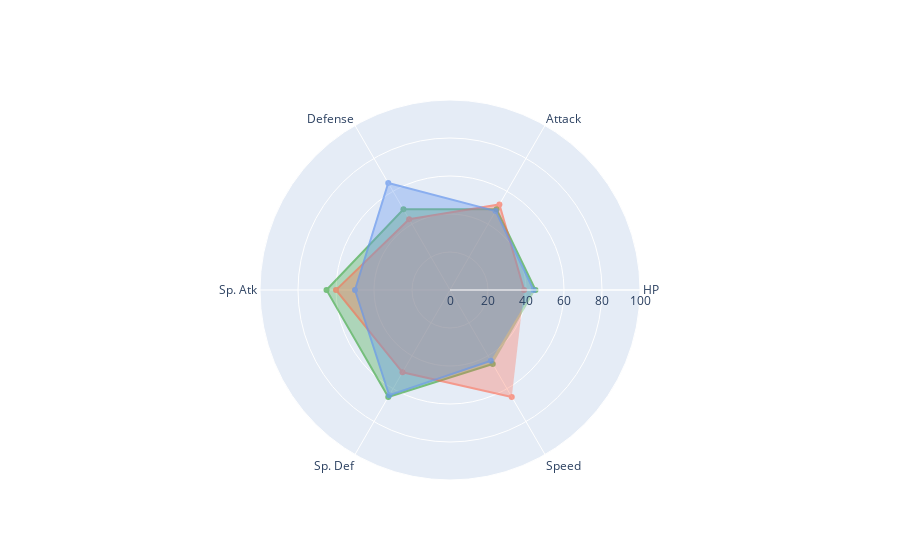

Notebook code for this chart:
### Code cell
bulbasaur_stats=np.array(starters.iloc[0,5:11])
charmander_stats=np.array(starters.iloc[1,5:11])
squirtle_stats=np.array(starters.iloc[2,5:11])


categories = database.columns.drop(['Total','Type 1','Type 2','#','Name','Generation','Legendary'])

fig = go.Figure()

fig.add_trace(go.Scatterpolar(
      r=bulbasaur_stats,
      theta=categories,
      fill='toself',
      name='Bulbasaur',
      marker_color='#2ca02c',
      opacity=0.6
))
fig.add_trace(go.Scatterpolar(
      r=charmander_stats,
      theta=categories,
      fill='toself',
      name='Charmander',
      marker_color='tomato',
      opacity=0.6
))

fig.add_trace(go.Scatterpolar(
      r=squirtle_stats,
      theta=categories,
      fill='toself',
      name='Squirtle',
      marker_color='cornflowerblue',
      opacity=0.7
))

fig.update_layout(
  polar=dict(
    radialaxis=dict(
      visible=True,
      range=[0, 100]
    )),
  showlegend=False
)

fig.show()

### Figure 1 — Plotly figure (JSON) as saved in the notebook; plotly's stock layout.template omitted (floating-point values rounded to 4 significant figures)
{"data": [{"fill": "toself", "marker": {"color": "#2ca02c"}, "name": "Bulbasaur", "opacity": 0.6, "r": [45, 49, 49, 65, 65, 45], "theta": ["HP", "Attack", "Defense", "Sp. Atk", "Sp. Def", "Speed"], "type": "scatterpolar"}, {"fill": "toself", "marker": {"color": "tomato"}, "name": "Charmander", "opacity": 0.6, "r": [39, 52, 43, 60, 50, 65], "theta": ["HP", "Attack", "Defense", "Sp. Atk", "Sp. Def", "Speed"], "type": "scatterpolar"}, {"fill": "toself", "marker": {"color": "cornflowerblue"}, "name": "Squirtle", "opacity": 0.7, "r": [44, 48, 65, 50, 64, 43], "theta": ["HP", "Attack", "Defense", "Sp. Atk", "Sp. Def", "Speed"], "type": "scatterpolar"}], "layout": {"polar": {"radialaxis": {"range": [0, 100], "visible": true}}, "showlegend": false}}
